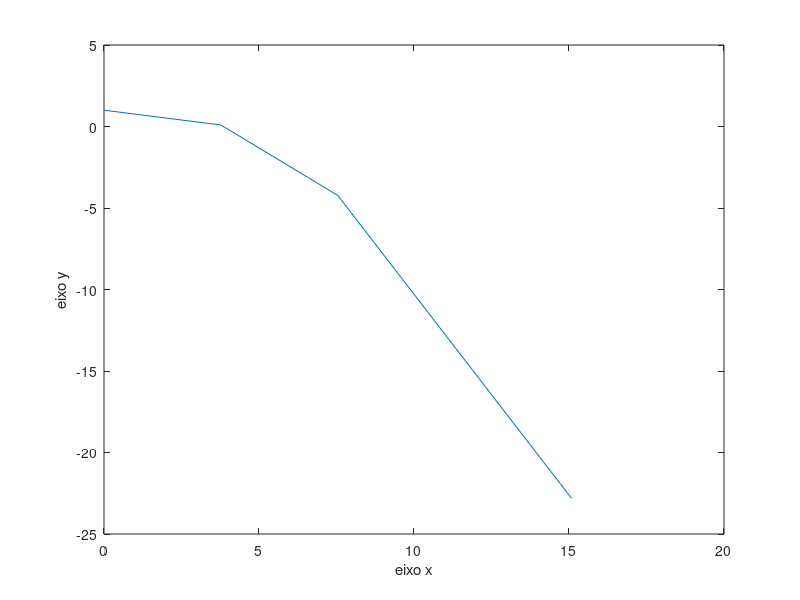

This figure's MATLAB source: (Note: this script raises an error after producing the figure.)
% Trabalho 8 - Nathaniel Sousa Barreto - 12311EMT005
%
% Gráfico de uma função
% Máximo: 1
% Mínimo: -23
% Período: 30
%
% A - matriz com os valores de x e y da função
% Equação - y = exp(0.2*x)*(cos(x/5)-sin(x/5))
% n - número de pontos

clc
clear all
clear global

n = input("numero de pontos :");
x = 0;
inc = (6*pi)/n;

for i=1:1:n
y = exp(0.2*x)*(cos(x/5)-sin(x/5));

A(i, 1) = x;
A(i, 2) = y;

x = x + inc;
endfor

plot( A(:, 1), A(:, 2));
xlabel('eixo x');
ylabel('eixo y');

[xv, yv] = ginput(2);
maximox = xv(1);
maximoy = yv(1);
minimox = xv(2);
minimoy = yv(2);
periodo = 2*(maximox - minimox);

disp([maximoy]);
disp([minimoy]);
disp([periodo]);
